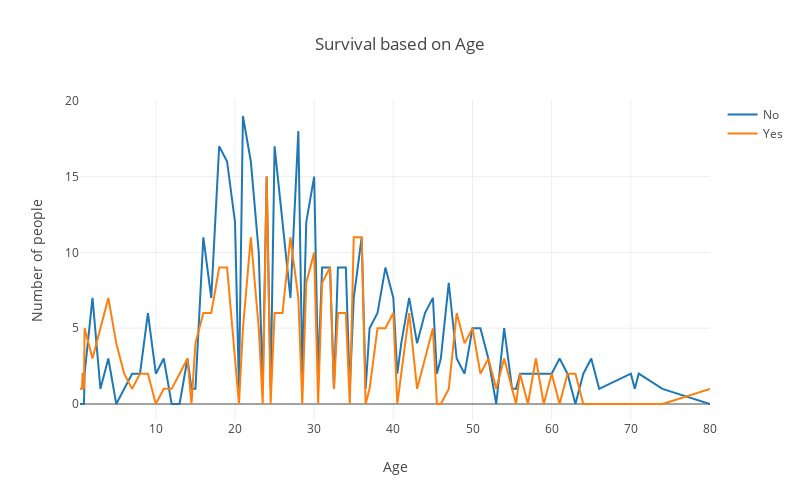

Source (notebook cell):
### Code cell
Age = pd.crosstab([trainData.Survived],trainData.Age)
plotLine(Age,'Survival based on Age')

### Figure 1 — Plotly figure (JSON) as saved in the notebook; plotly's stock layout.template omitted (floating-point values rounded to 4 significant figures)
{"data": [{"mode": "lines", "name": "No", "type": "scatter", "uid": "0099ad33-78b6-4f11-8a5d-96dab886e578", "x": [0.42, 0.67, 0.75, 0.83, 0.92, 1, 2, 3, 4, 5, 6, 7, 8, 9, 10, 11, 12, 13, 14, 14.5, 15, 16, 17, 18, 19, 20, 20.5, 21, 22, 23, 23.5, 24, 24.5, 25, 26, 27, 28, 28.5, 29, 30, 30.5, 31, 32, 32.5, 33, 34, 34.5, 35, 36, 36.5, 37, 38, 39, 40, 40.5, 41, 42, 43, 44, 45, 45.5, 46, 47, 48, 49, 50, 51, 52, 53, 54, 55, 55.5, 56, 57, 58, 59, 60, 61, 62, 63, 64, 65, 66, 70, 70.5, 71, 74, 80], "y": [0, 0, 0, 0, 0, 2, 7, 1, 3, 0, 1, 2, 2, 6, 2, 3, 0, 0, 3, 1, 1, 11, 7, 17, 16, 12, 1, 19, 16, 10, 1, 15, 1, 17, 12, 7, 18, 2, 12, 15, 2, 9, 9, 1, 9, 9, 1, 7, 11, 1, 5, 6, 9, 7, 2, 4, 7, 4, 6, 7, 2, 3, 8, 3, 2, 5, 5, 3, 0, 5, 1, 1, 2, 2, 2, 2, 2, 3, 2, 0, 2, 3, 1, 2, 1, 2, 1, 0]}, {"mode": "lines", "name": "Yes", "type": "scatter", "uid": "93209ef3-cdc2-4f3f-a900-faffc1613683", "x": [0.42, 0.67, 0.75, 0.83, 0.92, 1, 2, 3, 4, 5, 6, 7, 8, 9, 10, 11, 12, 13, 14, 14.5, 15, 16, 17, 18, 19, 20, 20.5, 21, 22, 23, 23.5, 24, 24.5, 25, 26, 27, 28, 28.5, 29, 30, 30.5, 31, 32, 32.5, 33, 34, 34.5, 35, 36, 36.5, 37, 38, 39, 40, 40.5, 41, 42, 43, 44, 45, 45.5, 46, 47, 48, 49, 50, 51, 52, 53, 54, 55, 55.5, 56, 57, 58, 59, 60, 61, 62, 63, 64, 65, 66, 70, 70.5, 71, 74, 80], "y": [1, 1, 2, 2, 1, 5, 3, 5, 7, 4, 2, 1, 2, 2, 0, 1, 1, 2, 3, 0, 4, 6, 6, 9, 9, 3, 0, 5, 11, 5, 0, 15, 0, 6, 6, 11, 7, 0, 8, 10, 0, 8, 9, 1, 6, 6, 0, 11, 11, 0, 1, 5, 5, 6, 0, 2, 6, 1, 3, 5, 0, 0, 1, 6, 4, 5, 2, 3, 1, 3, 1, 0, 2, 0, 3, 0, 2, 0, 2, 2, 0, 0, 0, 0, 0, 0, 0, 1]}], "layout": {"autosize": false, "height": 500, "title": "Survival based on Age", "width": 800, "xaxis": {"title": "Age"}, "yaxis": {"title": "Number of people"}}}
